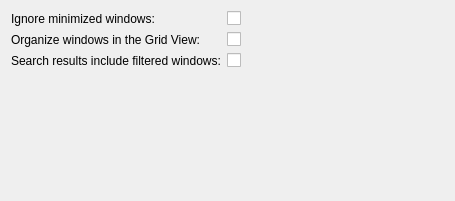
<?xml version="1.0" encoding="UTF-8"?>
<!--
    SPDX-FileCopyrightText: 2021 Vlad Zahorodnii <vlad.zahorodnii@kde.org>

    SPDX-License-Identifier: LGPL-2.1-only OR LGPL-3.0-only
-->
<ui version="4.0">
 <class>OverviewEffectConfig</class>
 <widget class="QWidget" name="OverviewEffectConfig">
  <property name="geometry">
   <rect>
    <x>0</x>
    <y>0</y>
    <width>455</width>
    <height>201</height>
   </rect>
  </property>
  <layout class="QFormLayout" name="formLayout">
   <item row="0" column="0">
    <widget class="QLabel" name="label">
     <property name="text">
      <string>Ignore minimized windows:</string>
     </property>
    </widget>
   </item>
   <item row="0" column="1">
    <widget class="QCheckBox" name="kcfg_IgnoreMinimized">
     <property name="text">
      <string/>
     </property>
    </widget>
   </item>
   <item row="1" column="0">
    <widget class="QLabel" name="label">
     <property name="text">
      <string>Organize windows in the Grid View:</string>
     </property>
    </widget>
   </item>
   <item row="1" column="1">
    <widget class="QCheckBox" name="kcfg_OrganizedGrid">
     <property name="text">
      <string/>
     </property>
    </widget>
   </item>
   <item row="2" column="0">
    <widget class="QLabel" name="label_FilterWindows">
     <property name="text">
      <string>Search results include filtered windows:</string>
     </property>
    </widget>
   </item>
   <item row="2" column="1">
    <widget class="QCheckBox" name="kcfg_FilterWindows">
     <property name="text">
      <string/>
     </property>
    </widget>
   </item>
   <item row="3" column="0" colspan="2">
    <widget class="KShortcutsEditor" name="shortcutsEditor">
     <property name="sizePolicy">
      <sizepolicy hsizetype="Preferred" vsizetype="Preferred">
       <horstretch>0</horstretch>
       <verstretch>0</verstretch>
      </sizepolicy>
     </property>
     <property name="actionTypes">
       <enum>KShortcutsEditor::GlobalAction</enum>
     </property>
    </widget>
   </item>
  </layout>
 </widget>
 <customwidgets>
  <customwidget>
   <class>KShortcutsEditor</class>
   <extends>QWidget</extends>
   <header>kshortcutseditor.h</header>
   <container>1</container>
  </customwidget>
 </customwidgets>
 <resources/>
 <connections/>
</ui>
